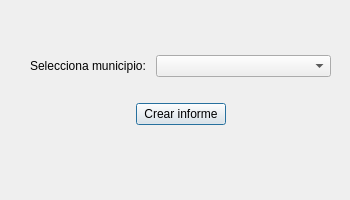
<?xml version="1.0" encoding="UTF-8"?>
<ui version="4.0">
 <class>dlgInformeProp</class>
 <widget class="QDialog" name="dlgInformeProp">
  <property name="geometry">
   <rect>
    <x>0</x>
    <y>0</y>
    <width>350</width>
    <height>200</height>
   </rect>
  </property>
  <property name="windowTitle">
   <string>Informe Propiedades</string>
  </property>
  <widget class="QWidget" name="layoutWidget">
   <property name="geometry">
    <rect>
     <x>30</x>
     <y>40</y>
     <width>301</width>
     <height>101</height>
    </rect>
   </property>
   <layout class="QVBoxLayout" name="verticalLayout">
    <item>
     <layout class="QHBoxLayout" name="horizontalLayout">
      <item>
       <widget class="QLabel" name="label">
        <property name="minimumSize">
         <size>
          <width>120</width>
          <height>0</height>
         </size>
        </property>
        <property name="maximumSize">
         <size>
          <width>120</width>
          <height>16777215</height>
         </size>
        </property>
        <property name="text">
         <string>Selecciona municipio:</string>
        </property>
       </widget>
      </item>
      <item>
       <widget class="QComboBox" name="cmbInformeMuniProp">
        <property name="minimumSize">
         <size>
          <width>150</width>
          <height>0</height>
         </size>
        </property>
       </widget>
      </item>
     </layout>
    </item>
    <item>
     <spacer name="verticalSpacer">
      <property name="orientation">
       <enum>Qt::Vertical</enum>
      </property>
      <property name="sizeType">
       <enum>QSizePolicy::Fixed</enum>
      </property>
      <property name="sizeHint" stdset="0">
       <size>
        <width>0</width>
        <height>5</height>
       </size>
      </property>
     </spacer>
    </item>
    <item>
     <layout class="QHBoxLayout" name="horizontalLayout_2">
      <item>
       <spacer name="horizontalSpacer_2">
        <property name="orientation">
         <enum>Qt::Horizontal</enum>
        </property>
        <property name="sizeHint" stdset="0">
         <size>
          <width>40</width>
          <height>20</height>
         </size>
        </property>
       </spacer>
      </item>
      <item>
       <widget class="QPushButton" name="btnInformeProp">
        <property name="minimumSize">
         <size>
          <width>90</width>
          <height>0</height>
         </size>
        </property>
        <property name="text">
         <string>Crear informe</string>
        </property>
       </widget>
      </item>
      <item>
       <spacer name="horizontalSpacer">
        <property name="orientation">
         <enum>Qt::Horizontal</enum>
        </property>
        <property name="sizeHint" stdset="0">
         <size>
          <width>40</width>
          <height>20</height>
         </size>
        </property>
       </spacer>
      </item>
     </layout>
    </item>
   </layout>
  </widget>
 </widget>
 <resources/>
 <connections/>
</ui>
